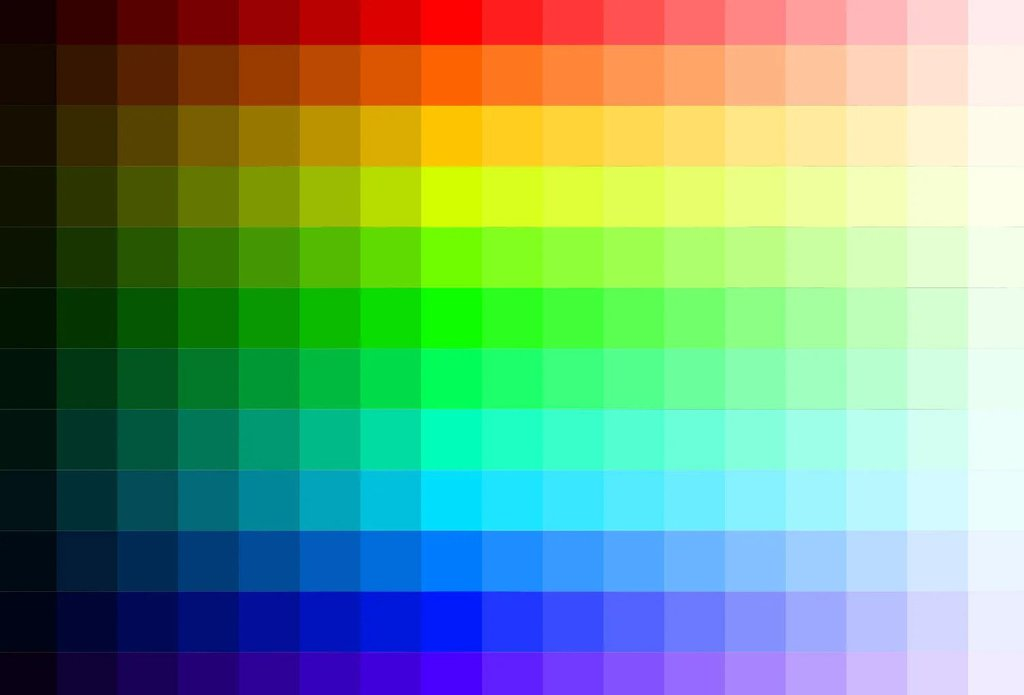
#> input picture HSV-Value-identification/colours.jpg, 1024 x 695 px, found by its file name
$ python main.py
#> lines starting #> are read from the running program, lines starting #| are printed output that depends on the picture; after the words box and inside, x2 and y2 are one past the last pixel; in counts of white or black regions, pixels touching at a corner belong together
import cv2
import numpy as np

img = cv2.imread('images/colours.jpg')
#> img is the input picture: shape (695, 1024, 3); mean B, G, R 124.4, 156.6, 118.7
hsv = cv2.cvtColor(img, cv2.COLOR_BGR2HSV)
#> hsv: shape (695, 1024, 3); mean H, S, V 66.7, 182.6, 199.3


def nothing(x):
    pass


cv2.namedWindow("Tracking")
cv2.createTrackbar("LH", "Tracking", 0, 255, nothing)
#> slider 'LH' is set to 51
cv2.createTrackbar("LS", "Tracking", 0, 255, nothing)
#> slider 'LS' is set to 51
cv2.createTrackbar("LV", "Tracking", 0, 255, nothing)
#> slider 'LV' is set to 51
cv2.createTrackbar("UH", "Tracking", 255, 255, nothing)
cv2.createTrackbar("US", "Tracking", 255, 255, nothing)
cv2.createTrackbar("UV", "Tracking", 255, 255, nothing)


while True:

    # read values from the trackbars
    l_h = cv2.getTrackbarPos("LH", "Tracking")
    l_s = cv2.getTrackbarPos("LS", "Tracking")
    l_v = cv2.getTrackbarPos("LV", "Tracking")
    u_h = cv2.getTrackbarPos("UH", "Tracking")
    u_s = cv2.getTrackbarPos("US", "Tracking")
    u_v = cv2.getTrackbarPos("UV", "Tracking")

    # lower and upper bounds for color detection
    l_b = np.array([l_h, l_s, l_v])
    u_b = np.array([u_h, u_s, u_v])

    # create an image mask
    mask = cv2.inRange(hsv, l_b, u_b)
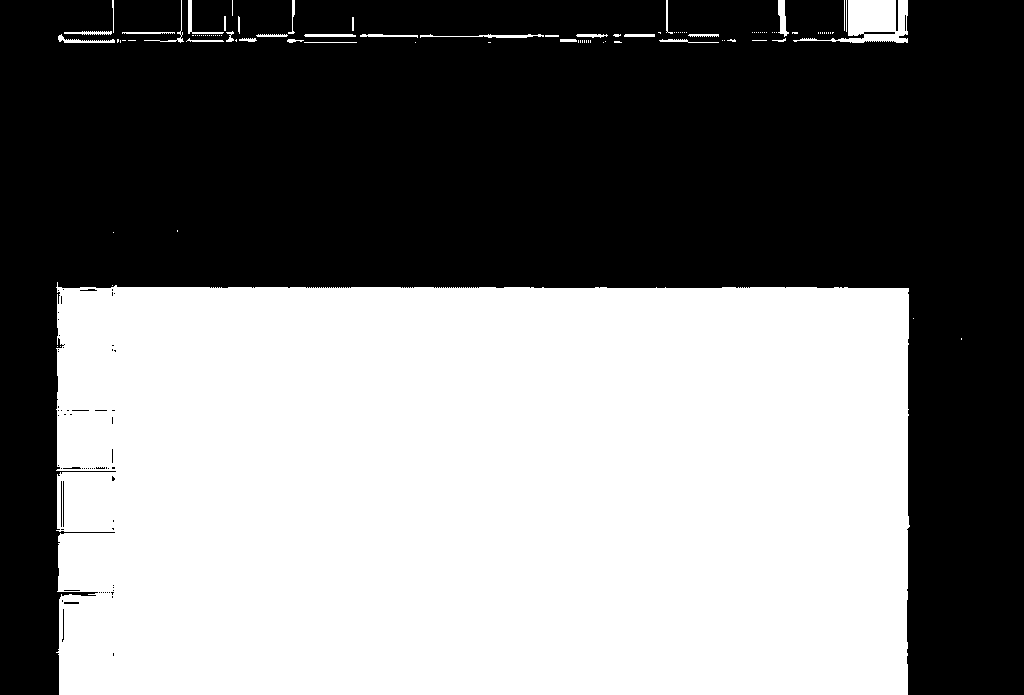
#> mask: shape (695, 1024); 49.3% white; 105 white regions (73 under 20 px), largest, box (x1, y1, x2, y2) and area: (56, 282, 910, 695) 345858, (793, 0, 908, 43) 2418, (420, 34, 544, 38) 240

    result = cv2.bitwise_and(img, img, mask=mask)
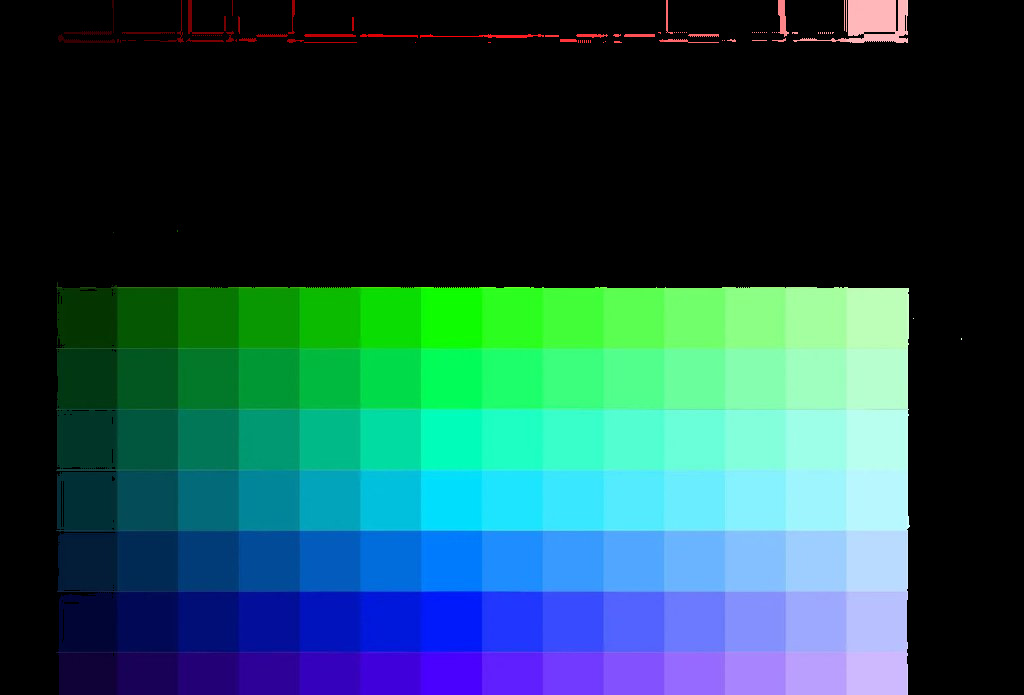
#> result: shape (695, 1024, 3); mean B, G, R 79.1, 75.9, 31.1
    cv2.imshow("result", result)
    if cv2.waitKey(1) == 13:
#> (key Esc is pressed here)
        break
cv2.destroyAllWindows()
print(l_b)
print(u_b)
